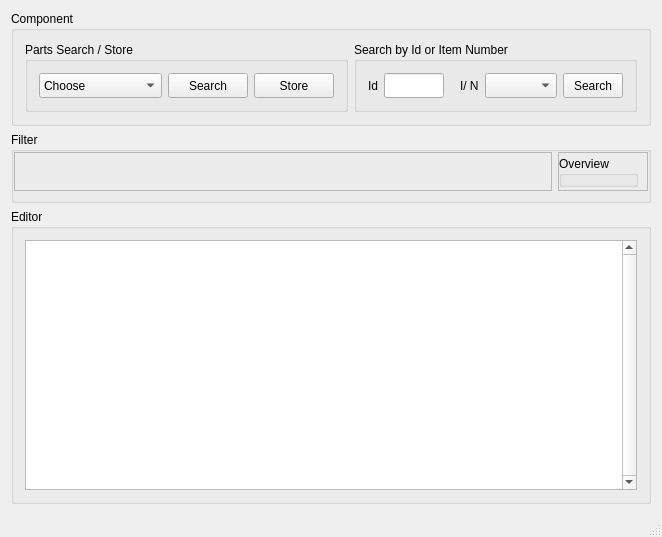
<?xml version="1.0" encoding="UTF-8"?>
<ui version="4.0">
 <class>MainWindow</class>
 <widget class="QMainWindow" name="MainWindow">
  <property name="enabled">
   <bool>true</bool>
  </property>
  <property name="geometry">
   <rect>
    <x>0</x>
    <y>0</y>
    <width>639</width>
    <height>533</height>
   </rect>
  </property>
  <property name="sizePolicy">
   <sizepolicy hsizetype="Expanding" vsizetype="Maximum">
    <horstretch>0</horstretch>
    <verstretch>0</verstretch>
   </sizepolicy>
  </property>
  <property name="maximumSize">
   <size>
    <width>16777215</width>
    <height>16777215</height>
   </size>
  </property>
  <property name="windowTitle">
   <string>Gestion de Stock: GDS19_V4 - 25/11/2019</string>
  </property>
  <widget class="QWidget" name="centralWidget">
   <layout class="QVBoxLayout" name="verticalLayout">
    <item>
     <widget class="QGroupBox" name="groupBox_component">
      <property name="sizePolicy">
       <sizepolicy hsizetype="Expanding" vsizetype="Fixed">
        <horstretch>0</horstretch>
        <verstretch>0</verstretch>
       </sizepolicy>
      </property>
      <property name="title">
       <string>Component</string>
      </property>
      <layout class="QGridLayout" name="gridLayout_2">
       <item row="0" column="1">
        <widget class="QGroupBox" name="groupBox_3">
         <property name="sizePolicy">
          <sizepolicy hsizetype="Fixed" vsizetype="Preferred">
           <horstretch>0</horstretch>
           <verstretch>0</verstretch>
          </sizepolicy>
         </property>
         <property name="title">
          <string>Search by Id or Item Number</string>
         </property>
         <layout class="QHBoxLayout" name="horizontalLayout_4">
          <item>
           <widget class="QLabel" name="label">
            <property name="sizePolicy">
             <sizepolicy hsizetype="Fixed" vsizetype="Preferred">
              <horstretch>0</horstretch>
              <verstretch>0</verstretch>
             </sizepolicy>
            </property>
            <property name="text">
             <string>Id</string>
            </property>
           </widget>
          </item>
          <item>
           <widget class="QLineEdit" name="lineEdit_search_Id">
            <property name="sizePolicy">
             <sizepolicy hsizetype="Fixed" vsizetype="Fixed">
              <horstretch>0</horstretch>
              <verstretch>0</verstretch>
             </sizepolicy>
            </property>
            <property name="minimumSize">
             <size>
              <width>60</width>
              <height>25</height>
             </size>
            </property>
            <property name="maximumSize">
             <size>
              <width>60</width>
              <height>25</height>
             </size>
            </property>
           </widget>
          </item>
          <item>
           <spacer name="horizontalSpacer_2">
            <property name="orientation">
             <enum>Qt::Horizontal</enum>
            </property>
            <property name="sizeType">
             <enum>QSizePolicy::Fixed</enum>
            </property>
            <property name="sizeHint" stdset="0">
             <size>
              <width>10</width>
              <height>20</height>
             </size>
            </property>
           </spacer>
          </item>
          <item>
           <widget class="QLabel" name="label_2">
            <property name="sizePolicy">
             <sizepolicy hsizetype="Fixed" vsizetype="Preferred">
              <horstretch>0</horstretch>
              <verstretch>0</verstretch>
             </sizepolicy>
            </property>
            <property name="text">
             <string>I/ N</string>
            </property>
           </widget>
          </item>
          <item>
           <widget class="QComboBox" name="comboBox_search_Item_Number">
            <property name="sizePolicy">
             <sizepolicy hsizetype="Expanding" vsizetype="Fixed">
              <horstretch>0</horstretch>
              <verstretch>0</verstretch>
             </sizepolicy>
            </property>
            <property name="minimumSize">
             <size>
              <width>60</width>
              <height>25</height>
             </size>
            </property>
            <property name="maximumSize">
             <size>
              <width>16777215</width>
              <height>25</height>
             </size>
            </property>
           </widget>
          </item>
          <item>
           <widget class="QPushButton" name="pushButton_SearchBy">
            <property name="sizePolicy">
             <sizepolicy hsizetype="Fixed" vsizetype="Fixed">
              <horstretch>0</horstretch>
              <verstretch>0</verstretch>
             </sizepolicy>
            </property>
            <property name="minimumSize">
             <size>
              <width>60</width>
              <height>25</height>
             </size>
            </property>
            <property name="maximumSize">
             <size>
              <width>60</width>
              <height>25</height>
             </size>
            </property>
            <property name="text">
             <string>Search</string>
            </property>
           </widget>
          </item>
         </layout>
        </widget>
       </item>
       <item row="0" column="2">
        <spacer name="horizontalSpacer">
         <property name="orientation">
          <enum>Qt::Horizontal</enum>
         </property>
         <property name="sizeType">
          <enum>QSizePolicy::Expanding</enum>
         </property>
         <property name="sizeHint" stdset="0">
          <size>
           <width>10</width>
           <height>20</height>
          </size>
         </property>
        </spacer>
       </item>
       <item row="0" column="0">
        <widget class="QGroupBox" name="groupBox_2">
         <property name="sizePolicy">
          <sizepolicy hsizetype="Fixed" vsizetype="Preferred">
           <horstretch>0</horstretch>
           <verstretch>0</verstretch>
          </sizepolicy>
         </property>
         <property name="title">
          <string>Parts Search / Store</string>
         </property>
         <layout class="QHBoxLayout" name="horizontalLayout">
          <item>
           <widget class="QComboBox" name="comboBox_component">
            <property name="sizePolicy">
             <sizepolicy hsizetype="Expanding" vsizetype="Fixed">
              <horstretch>0</horstretch>
              <verstretch>0</verstretch>
             </sizepolicy>
            </property>
            <property name="minimumSize">
             <size>
              <width>120</width>
              <height>25</height>
             </size>
            </property>
            <item>
             <property name="text">
              <string>Choose</string>
             </property>
            </item>
            <item>
             <property name="text">
              <string>Capacitor</string>
             </property>
            </item>
            <item>
             <property name="text">
              <string>Connector</string>
             </property>
            </item>
            <item>
             <property name="text">
              <string>Diode</string>
             </property>
            </item>
            <item>
             <property name="text">
              <string>Inductor</string>
             </property>
            </item>
            <item>
             <property name="text">
              <string>Integrated Circuit</string>
             </property>
            </item>
            <item>
             <property name="text">
              <string>Led</string>
             </property>
            </item>
            <item>
             <property name="text">
              <string>Quartz</string>
             </property>
            </item>
            <item>
             <property name="text">
              <string>Relay</string>
             </property>
            </item>
            <item>
             <property name="text">
              <string>Resistor</string>
             </property>
            </item>
            <item>
             <property name="text">
              <string>Transistor</string>
             </property>
            </item>
           </widget>
          </item>
          <item>
           <widget class="QPushButton" name="pushButton_search_component">
            <property name="enabled">
             <bool>true</bool>
            </property>
            <property name="sizePolicy">
             <sizepolicy hsizetype="Fixed" vsizetype="Fixed">
              <horstretch>0</horstretch>
              <verstretch>0</verstretch>
             </sizepolicy>
            </property>
            <property name="minimumSize">
             <size>
              <width>80</width>
              <height>25</height>
             </size>
            </property>
            <property name="text">
             <string>Search</string>
            </property>
           </widget>
          </item>
          <item>
           <widget class="QPushButton" name="pushButton_store_component">
            <property name="sizePolicy">
             <sizepolicy hsizetype="Fixed" vsizetype="Fixed">
              <horstretch>0</horstretch>
              <verstretch>0</verstretch>
             </sizepolicy>
            </property>
            <property name="minimumSize">
             <size>
              <width>80</width>
              <height>25</height>
             </size>
            </property>
            <property name="text">
             <string>Store</string>
            </property>
           </widget>
          </item>
         </layout>
        </widget>
       </item>
      </layout>
     </widget>
    </item>
    <item>
     <widget class="QGroupBox" name="groupBox_filtre">
      <property name="sizePolicy">
       <sizepolicy hsizetype="MinimumExpanding" vsizetype="Preferred">
        <horstretch>0</horstretch>
        <verstretch>0</verstretch>
       </sizepolicy>
      </property>
      <property name="minimumSize">
       <size>
        <width>0</width>
        <height>0</height>
       </size>
      </property>
      <property name="title">
       <string>Filter</string>
      </property>
      <layout class="QHBoxLayout" name="horizontalLayout_2">
       <property name="leftMargin">
        <number>0</number>
       </property>
       <property name="topMargin">
        <number>0</number>
       </property>
       <property name="rightMargin">
        <number>0</number>
       </property>
       <property name="bottomMargin">
        <number>9</number>
       </property>
       <item>
        <widget class="QFrame" name="frame">
         <property name="frameShape">
          <enum>QFrame::StyledPanel</enum>
         </property>
         <property name="frameShadow">
          <enum>QFrame::Raised</enum>
         </property>
         <layout class="QHBoxLayout" name="horizontalLayout_6">
          <item>
           <widget class="QStackedWidget" name="stackedWidget">
            <property name="enabled">
             <bool>true</bool>
            </property>
            <property name="sizePolicy">
             <sizepolicy hsizetype="Preferred" vsizetype="Minimum">
              <horstretch>0</horstretch>
              <verstretch>0</verstretch>
             </sizepolicy>
            </property>
            <property name="minimumSize">
             <size>
              <width>0</width>
              <height>0</height>
             </size>
            </property>
            <property name="currentIndex">
             <number>1</number>
            </property>
            <widget class="QWidget" name="page1">
             <property name="enabled">
              <bool>true</bool>
             </property>
             <property name="sizePolicy">
              <sizepolicy hsizetype="Minimum" vsizetype="Minimum">
               <horstretch>0</horstretch>
               <verstretch>0</verstretch>
              </sizepolicy>
             </property>
            </widget>
            <widget class="QWidget" name="page2">
             <property name="enabled">
              <bool>true</bool>
             </property>
             <property name="sizePolicy">
              <sizepolicy hsizetype="Minimum" vsizetype="Minimum">
               <horstretch>0</horstretch>
               <verstretch>0</verstretch>
              </sizepolicy>
             </property>
            </widget>
            <widget class="QWidget" name="page3">
             <property name="enabled">
              <bool>true</bool>
             </property>
             <property name="sizePolicy">
              <sizepolicy hsizetype="Minimum" vsizetype="Minimum">
               <horstretch>0</horstretch>
               <verstretch>0</verstretch>
              </sizepolicy>
             </property>
            </widget>
            <widget class="QWidget" name="page4">
             <property name="enabled">
              <bool>true</bool>
             </property>
             <property name="sizePolicy">
              <sizepolicy hsizetype="Minimum" vsizetype="Minimum">
               <horstretch>0</horstretch>
               <verstretch>0</verstretch>
              </sizepolicy>
             </property>
            </widget>
            <widget class="QWidget" name="page5">
             <property name="enabled">
              <bool>true</bool>
             </property>
             <property name="sizePolicy">
              <sizepolicy hsizetype="Minimum" vsizetype="Minimum">
               <horstretch>0</horstretch>
               <verstretch>0</verstretch>
              </sizepolicy>
             </property>
            </widget>
            <widget class="QWidget" name="page6">
             <property name="enabled">
              <bool>true</bool>
             </property>
             <property name="sizePolicy">
              <sizepolicy hsizetype="Minimum" vsizetype="Minimum">
               <horstretch>0</horstretch>
               <verstretch>0</verstretch>
              </sizepolicy>
             </property>
            </widget>
            <widget class="QWidget" name="page7">
             <property name="enabled">
              <bool>true</bool>
             </property>
             <property name="sizePolicy">
              <sizepolicy hsizetype="Minimum" vsizetype="Minimum">
               <horstretch>0</horstretch>
               <verstretch>0</verstretch>
              </sizepolicy>
             </property>
            </widget>
            <widget class="QWidget" name="page8">
             <property name="enabled">
              <bool>true</bool>
             </property>
             <property name="sizePolicy">
              <sizepolicy hsizetype="Minimum" vsizetype="Minimum">
               <horstretch>0</horstretch>
               <verstretch>0</verstretch>
              </sizepolicy>
             </property>
            </widget>
            <widget class="QWidget" name="page9">
             <property name="enabled">
              <bool>true</bool>
             </property>
             <property name="sizePolicy">
              <sizepolicy hsizetype="Minimum" vsizetype="Minimum">
               <horstretch>0</horstretch>
               <verstretch>0</verstretch>
              </sizepolicy>
             </property>
            </widget>
            <widget class="QWidget" name="page10">
             <property name="enabled">
              <bool>true</bool>
             </property>
             <property name="sizePolicy">
              <sizepolicy hsizetype="Minimum" vsizetype="Minimum">
               <horstretch>0</horstretch>
               <verstretch>0</verstretch>
              </sizepolicy>
             </property>
            </widget>
            <widget class="QWidget" name="page11">
             <property name="enabled">
              <bool>true</bool>
             </property>
             <property name="sizePolicy">
              <sizepolicy hsizetype="Minimum" vsizetype="Minimum">
               <horstretch>0</horstretch>
               <verstretch>0</verstretch>
              </sizepolicy>
             </property>
            </widget>
           </widget>
          </item>
         </layout>
        </widget>
       </item>
       <item>
        <widget class="QFrame" name="frame_2">
         <property name="frameShape">
          <enum>QFrame::StyledPanel</enum>
         </property>
         <property name="frameShadow">
          <enum>QFrame::Raised</enum>
         </property>
         <layout class="QHBoxLayout" name="horizontalLayout_5">
          <property name="leftMargin">
           <number>0</number>
          </property>
          <property name="topMargin">
           <number>3</number>
          </property>
          <property name="rightMargin">
           <number>9</number>
          </property>
          <property name="bottomMargin">
           <number>3</number>
          </property>
          <item>
           <widget class="QGroupBox" name="groupBox_4">
            <property name="title">
             <string>Overview</string>
            </property>
           </widget>
          </item>
         </layout>
        </widget>
       </item>
      </layout>
     </widget>
    </item>
    <item>
     <widget class="QGroupBox" name="groupBox">
      <property name="sizePolicy">
       <sizepolicy hsizetype="Expanding" vsizetype="Maximum">
        <horstretch>0</horstretch>
        <verstretch>0</verstretch>
       </sizepolicy>
      </property>
      <property name="title">
       <string>Editor</string>
      </property>
      <layout class="QHBoxLayout" name="horizontalLayout_3">
       <item>
        <widget class="QTableView" name="tableView">
         <property name="enabled">
          <bool>true</bool>
         </property>
         <property name="sizePolicy">
          <sizepolicy hsizetype="MinimumExpanding" vsizetype="Minimum">
           <horstretch>0</horstretch>
           <verstretch>0</verstretch>
          </sizepolicy>
         </property>
         <property name="minimumSize">
          <size>
           <width>0</width>
           <height>250</height>
          </size>
         </property>
         <property name="tabletTracking">
          <bool>false</bool>
         </property>
         <property name="autoFillBackground">
          <bool>false</bool>
         </property>
         <property name="verticalScrollBarPolicy">
          <enum>Qt::ScrollBarAlwaysOn</enum>
         </property>
         <property name="horizontalScrollBarPolicy">
          <enum>Qt::ScrollBarAlwaysOff</enum>
         </property>
         <property name="sizeAdjustPolicy">
          <enum>QAbstractScrollArea::AdjustToContentsOnFirstShow</enum>
         </property>
         <property name="autoScroll">
          <bool>false</bool>
         </property>
         <property name="tabKeyNavigation">
          <bool>true</bool>
         </property>
         <property name="showDropIndicator" stdset="0">
          <bool>false</bool>
         </property>
         <property name="alternatingRowColors">
          <bool>true</bool>
         </property>
         <property name="selectionBehavior">
          <enum>QAbstractItemView::SelectItems</enum>
         </property>
         <property name="textElideMode">
          <enum>Qt::ElideMiddle</enum>
         </property>
         <property name="showGrid">
          <bool>true</bool>
         </property>
         <property name="gridStyle">
          <enum>Qt::CustomDashLine</enum>
         </property>
         <property name="sortingEnabled">
          <bool>false</bool>
         </property>
         <property name="wordWrap">
          <bool>false</bool>
         </property>
         <property name="cornerButtonEnabled">
          <bool>false</bool>
         </property>
         <attribute name="horizontalHeaderCascadingSectionResizes">
          <bool>false</bool>
         </attribute>
         <attribute name="horizontalHeaderMinimumSectionSize">
          <number>80</number>
         </attribute>
         <attribute name="horizontalHeaderDefaultSectionSize">
          <number>80</number>
         </attribute>
         <attribute name="horizontalHeaderHighlightSections">
          <bool>false</bool>
         </attribute>
         <attribute name="horizontalHeaderShowSortIndicator" stdset="0">
          <bool>false</bool>
         </attribute>
         <attribute name="horizontalHeaderStretchLastSection">
          <bool>false</bool>
         </attribute>
         <attribute name="verticalHeaderVisible">
          <bool>false</bool>
         </attribute>
         <attribute name="verticalHeaderCascadingSectionResizes">
          <bool>false</bool>
         </attribute>
         <attribute name="verticalHeaderHighlightSections">
          <bool>false</bool>
         </attribute>
         <attribute name="verticalHeaderStretchLastSection">
          <bool>false</bool>
         </attribute>
        </widget>
       </item>
      </layout>
     </widget>
    </item>
   </layout>
  </widget>
  <widget class="QMenuBar" name="menuBar">
   <property name="enabled">
    <bool>false</bool>
   </property>
   <property name="geometry">
    <rect>
     <x>0</x>
     <y>0</y>
     <width>639</width>
     <height>21</height>
    </rect>
   </property>
  </widget>
  <widget class="QStatusBar" name="statusBar">
   <property name="enabled">
    <bool>false</bool>
   </property>
  </widget>
 </widget>
 <layoutdefault spacing="6" margin="11"/>
 <resources/>
 <connections/>
</ui>
